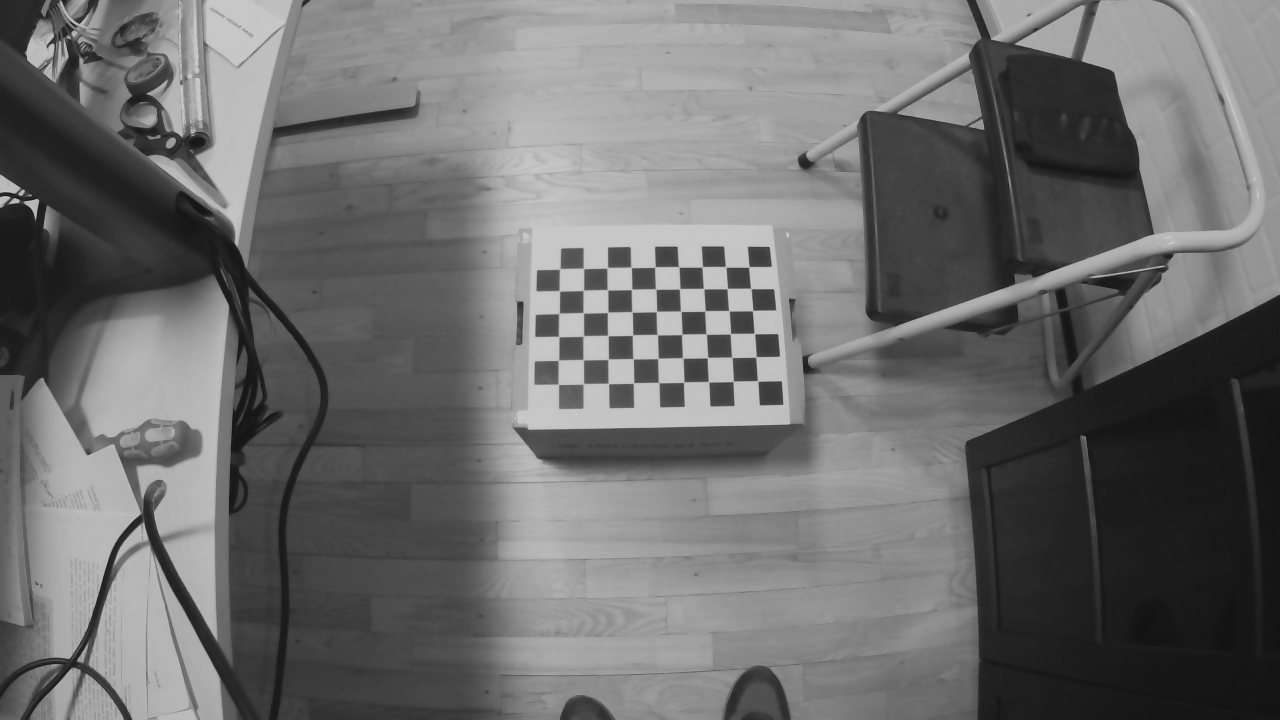
#> input picture calibration/data/left-0000.png, 1280 x 720 px
$ python stereo.py   (older library calls are emulated)
#> lines starting #> are read from the running program, lines starting #| are printed output that depends on the picture; long printed decimals are rounded
import matplotlib.pyplot as plt
import cv2
import numpy as np
import glob

img = cv2.imread('data/left-0000.png')
#> img is the input picture: shape (720, 1280, 3); min 18, max 201, mean 109.2
h, w = img.shape[:2]
#> h = 720; w = 1280

data = np.load('left.npz')
#> (reads calibration/left.npz from the repository)
left_camera_matrix, left_dist_coefs = data['arr_0'], data['arr_1']
left_newcameramtx, left_roi = cv2.getOptimalNewCameraMatrix(
    left_camera_matrix, left_dist_coefs, (w, h), 1, (w, h))
#> left_roi = (320, 186, 504, 328)

data = np.load('right.npz')
#> (reads calibration/right.npz from the repository)
right_camera_matrix, right_dist_coefs = data['arr_0'], data['arr_1']
right_newcameramtx, right_roi = cv2.getOptimalNewCameraMatrix(
    right_camera_matrix, right_dist_coefs, (w, h), 1, (w, h))
#> right_roi = (1019, 545, 176, 125)

pattern_size = (9, 6)
pattern_points = np.zeros((np.prod(pattern_size), 3), np.float32)
pattern_points[:, :2] = np.indices(pattern_size).T.reshape(-1, 2)
pattern_points *= 1.0

obj_points = []
left_img_points = []
right_img_points = []

right_img_files = glob.glob('data/right*')
right_img_files.sort()
left_img_files = glob.glob('data/left*')
left_img_files.sort()

# print(right_img_files[:10],left_img_files[:10])
# exit()

for lmn, rmn in zip(right_img_files, left_img_files):
    limg = cv2.imread(lmn, cv2.IMREAD_GRAYSCALE)
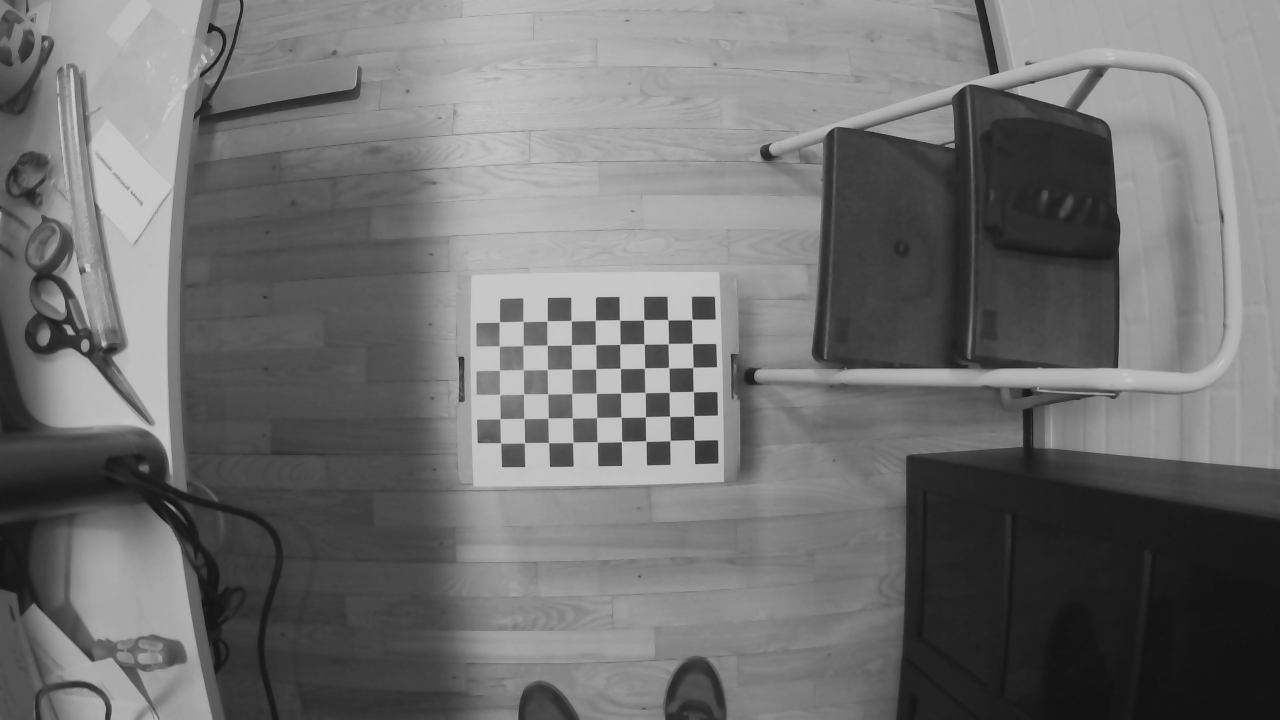
#> input picture calibration/data/right-0001.png, 1280 x 720 px
#> limg is the input picture: shape (720, 1280); min 18, max 201, mean 112.4
    rimg = cv2.imread(rmn, cv2.IMREAD_GRAYSCALE)
#> rimg: shape (720, 1280); min 18, max 201, mean 109.2

    assert w == limg.shape[1] and h == limg.shape[0], ("size: %d x %d ... " % (
        img.shape[1], img.shape[0]))
    assert w == rimg.shape[1] and h == rimg.shape[0], ("size: %d x %d ... " % (
        img.shape[1], img.shape[0]))

    found, lcorners = cv2.findChessboardCorners(limg, pattern_size)
#> found = True; lcorners = 54 rows, first 8: [694.1, 440.1], [670, 440.4], [645.6, 440.9], [621.7, 441.3], [597.2, 442], [572.5, 442.7], [548.6, 442.7], [524.6, 442.6]
    if not found:
        print("not found!")
        continue
    found, rcorners = cv2.findChessboardCorners(rimg, pattern_size)
#> rcorners = 54 rows, first 8: [757.4, 380.7], [733.2, 381.3], [708.3, 381.6], [683.6, 382.3], [658.7, 382.5], [633.4, 383], [608.5, 383.6], [583.6, 383.5]
    if not found:
        print("not found!")
        continue

    # [5 lines of commented-out code are left out]

    left_img_points.append(lcorners.reshape(-1, 2))
    right_img_points.append(rcorners.reshape(-1, 2))
    obj_points.append(pattern_points)

flags = 0
# flags |= cv2.CALIB_FIX_INTRINSIC
# flags |= cv2.CALIB_FIX_PRINCIPAL_POINT
# flags |= cv2.CALIB_USE_INTRINSIC_GUESS
# flags |= cv2.CALIB_FIX_FOCAL_LENGTH
# flags |= cv2.CALIB_FIX_ASPECT_RATIO
# flags |= cv2.CALIB_ZERO_TANGENT_DIST
# flags |= cv2.CALIB_RATIONAL_MODEL
# flags |= cv2.CALIB_SAME_FOCAL_LENGTH
# flags |= cv2.CALIB_FIX_K3
# flags |= cv2.CALIB_FIX_K4
# flags |= cv2.CALIB_FIX_K5

criteria = (cv2.TERM_CRITERIA_EPS + cv2.TERM_CRITERIA_MAX_ITER, 100, 0.0001)
rms, cameraMatrix1, distCoeffs1, cameraMatrix2, distCoeffs2, R, T, E, F = cv2.stereoCalibrate(
    obj_points, left_img_points, right_img_points, left_newcameramtx, left_dist_coefs, right_newcameramtx, right_dist_coefs, (w, h), criteria=criteria, flags=flags)
#> rms = 0.242; cameraMatrix1 = [[2800.8, 0, 634.3], [0, 2802.8, 368.1], [0, 0, 1]]; distCoeffs1 = [[-3.32, -656.6, 0.0707, -0.0821, -2.77]]; cameraMatrix2 = [[238.6, 0, 628.1], [0, 226.1, 326.4], [0, 0, 1]]; distCoeffs2 = [[-0.0455, 0.158, 0.0117, -0.00129, -0.381]]; R = [[0.997, 0.00596, -0.0713], [0.00261, 0.993, 0.119], [0.0715, -0.119, 0.99]]; T = [10.95, -14.43, -104.3]; E = [[-0.76, 105.2, -1.83], [-104.8, 0.685, -3.41], [14.42, 10.96, 0.279]]; F = [[-1.59e-07, 2.2e-05, -0.00909], [-2.32e-05, 1.51e-07, 0.0125], [0.00839, -0.0134, 1]]

print("RMS:", rms)
#| RMS: 0.2417
if rms < 1.0:
    np.savez('stereo.npz', cameraMatrix1, distCoeffs1,
             cameraMatrix2, distCoeffs2, R, T, E, F)
else:
    exit()

R1, R2, P1, P2, Q, validPixROI1, validPixROI2 = cv2.stereoRectify(
    cameraMatrix1, distCoeffs1, cameraMatrix2, distCoeffs2, (w, h), R, T)
#> R1 = [[0.997, 0.0661, 0.0312], [-0.0324, 0.0172, 0.999], [0.0655, -0.998, 0.0193]]; R2 = [[0.993, 0.0719, 0.0943], [-0.103, 0.136, 0.985], [0.058, -0.988, 0.143]]; P1 = [[1519.7, 0, 1090.2, 0], [0, 1519.7, 1584.2, 0], [0, 0, 1, 0]]; P2 = [[1519.7, 0, 1090.2, 0], [0, 1519.7, 1584.2, -160839.7], [0, 0, 1, 0]]; Q = [[1, 0, 0, -1090.2], [0, 1, 0, -1584.2], [0, 0, 0, 1519.7], [0, 0, 0.00945, 0]]; validPixROI1 = (0, 0, 0, 0); validPixROI2 = (0, 0, 0, 0)
P2
np.savez('rectify.npz', R1, R2, P1, P2, Q, validPixROI1, validPixROI2)

# this has to have undistorted image size
map11, map12 = cv2.initUndistortRectifyMap(
    cameraMatrix1, distCoeffs1, R1, P1, (w, h), cv2.CV_32FC1)
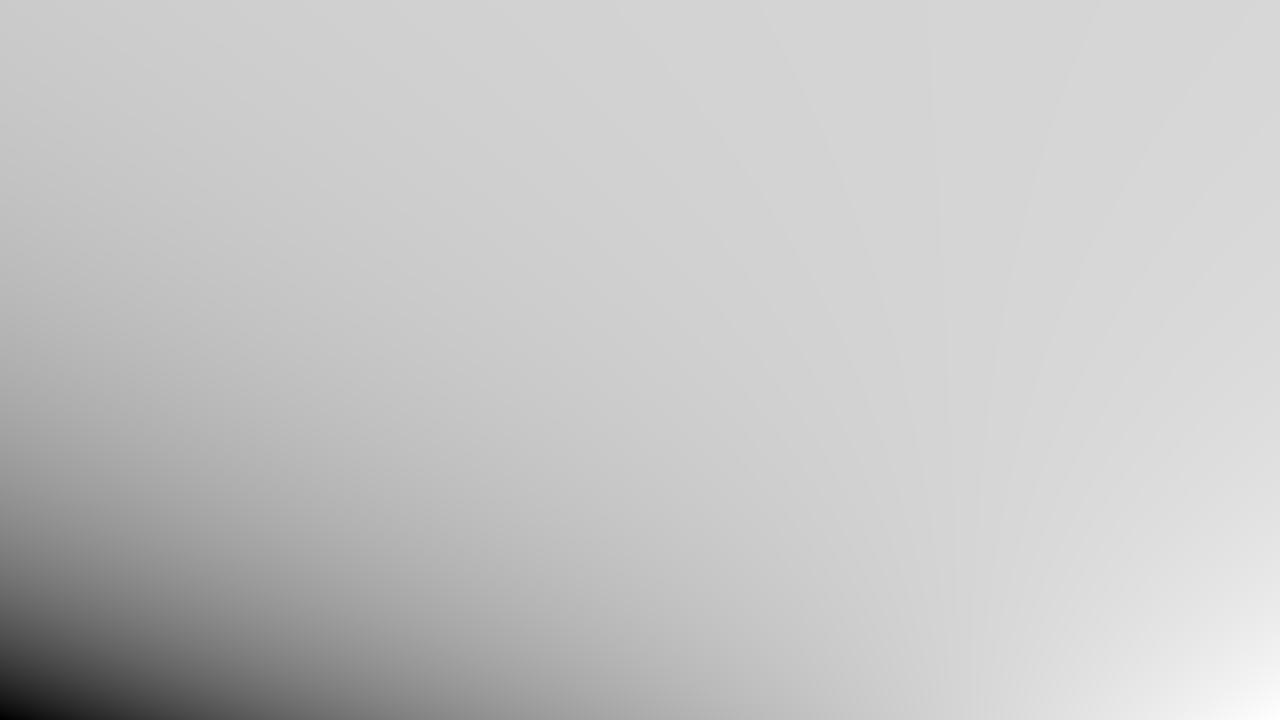
#> map11: shape (720, 1280) float32; min -44206440, max 8698885, mean -3139046; drawn with min black and max white
map21, map22 = cv2.initUndistortRectifyMap(
    cameraMatrix2, distCoeffs2, R2, P2, (w, h), cv2.CV_32FC1)
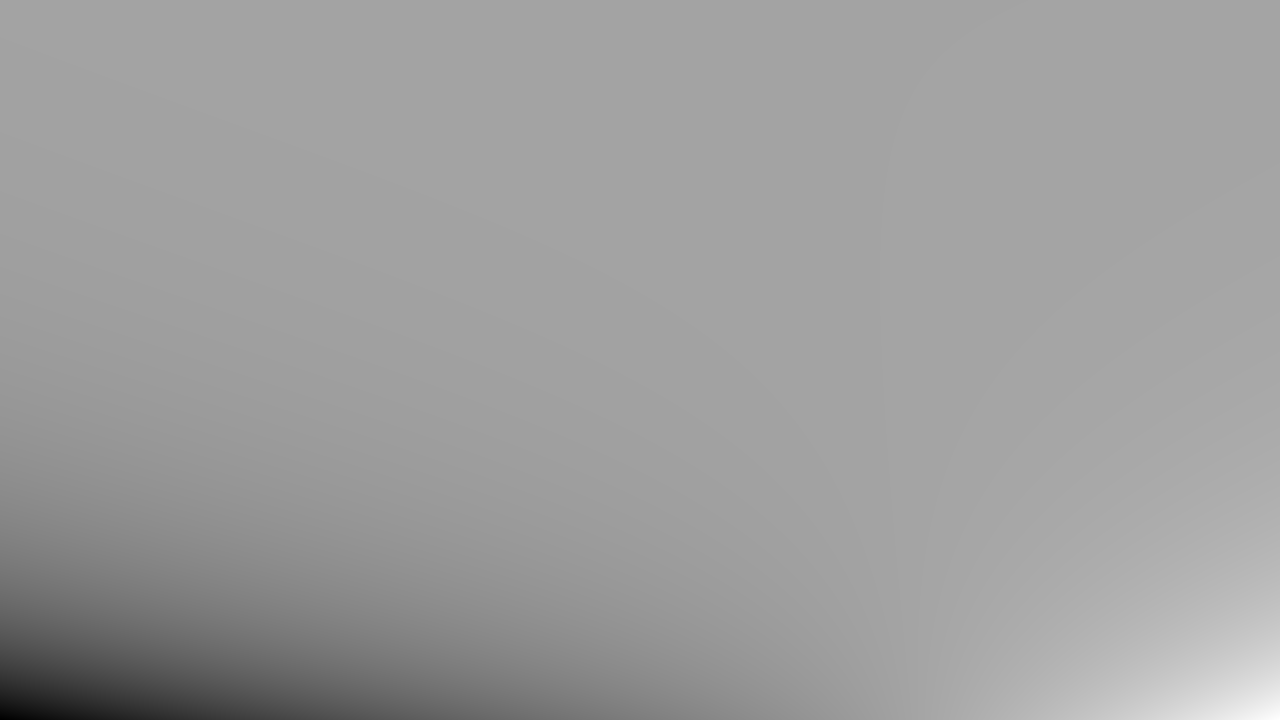
#> map21: shape (720, 1280) float32; min -31936.2, max 18713.3, mean -593.8; drawn with min black and max white
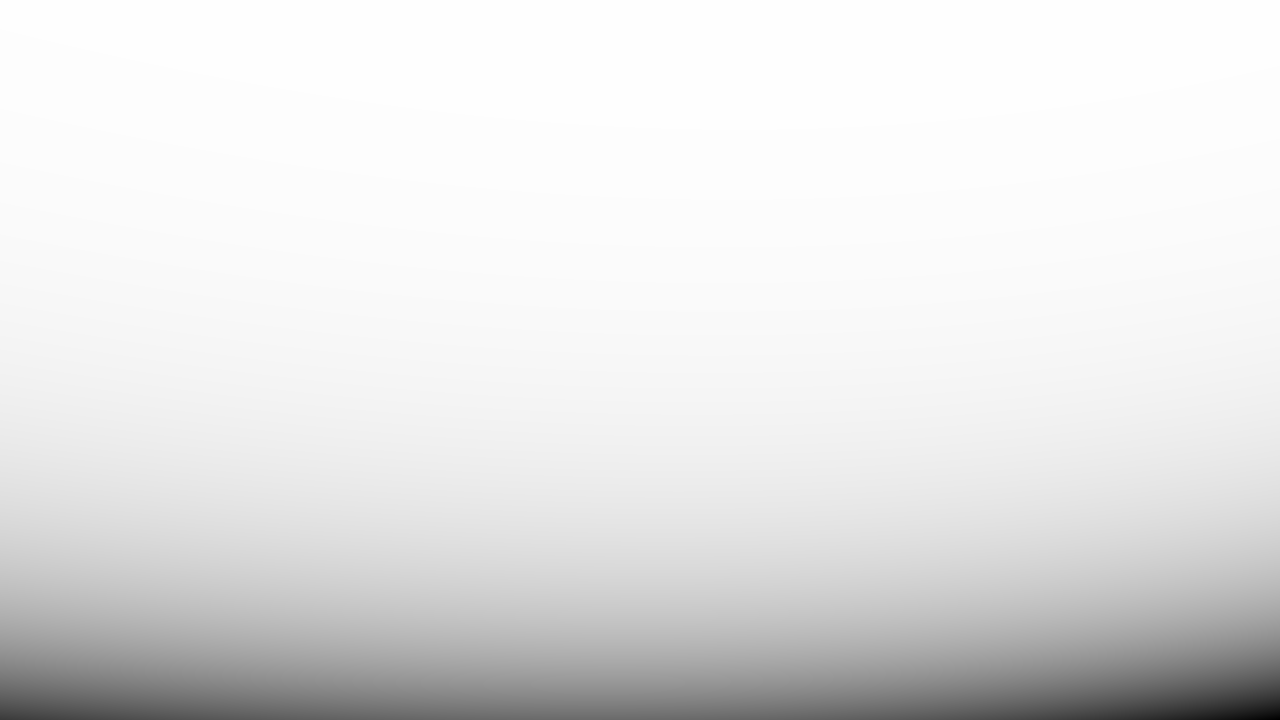
#> map22: shape (720, 1280) float32; min -75058.9, max 268.7, mean -7675.4; drawn with min black and max white

img1 = cv2.imread('left/1585434283_489372015_Left.png')
#> (the run stopped early here; a loop or call above may not have finished)
